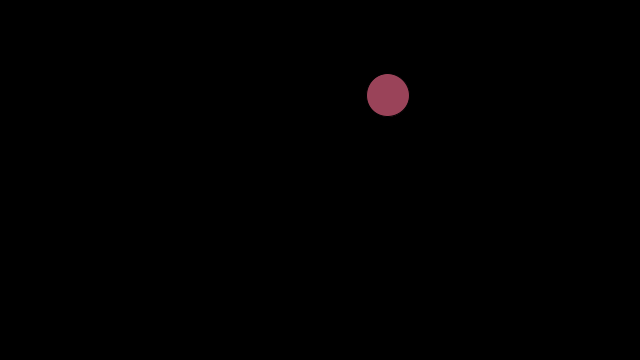
Frame 1 (no input)
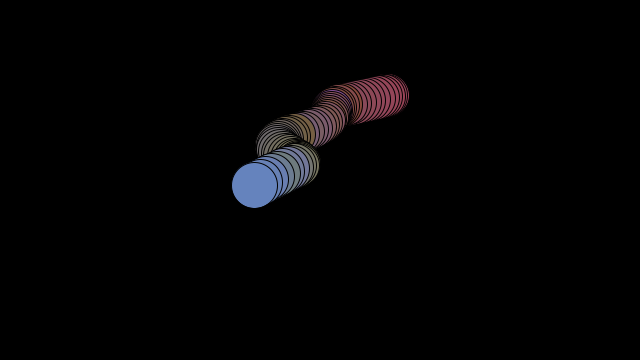
Frame 60 (the mouse pressed at the canvas centre just before this capture)
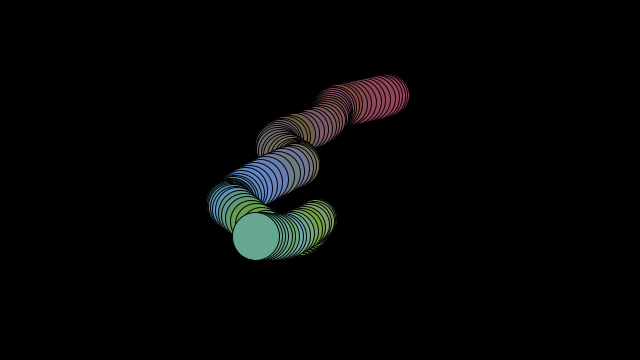
Frame 120 (the mouse held since frame 60 and released just before this capture)

The Processing sketch that drew these frames (run headless with seeded random() and noise(); from frame 60 on, the mouse is pressed at the canvas centre):

// Processing sketch: l4_Perlin_Noise
// ── l4_Perlin_Noise.pde
float tx=0,ty=1000,ts=100;
void setup()
{
  frameRate(60);
  size(640,360);
  background(0);
  strokeWeight(1);
}

void draw()
{
  float x,y,rad;
  x =map(noise(tx),0,1,0,width);
  y =map(noise(ty),0,1,0,height);
  rad =map(noise(ts),0,1,1,100);
  fill(map(noise(tx),0,1,0,255),map(noise(ty),0,1,0,255),map(noise(rad),0,1,0,255));
  ellipse(x,y,rad,rad);
  tx+=0.01;
  ty+=0.01;
  ts+=0.01;
}
